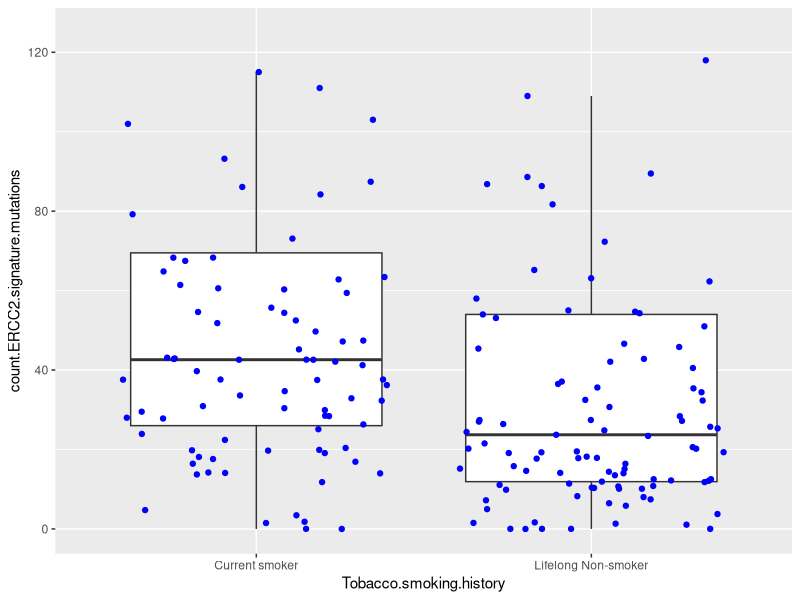
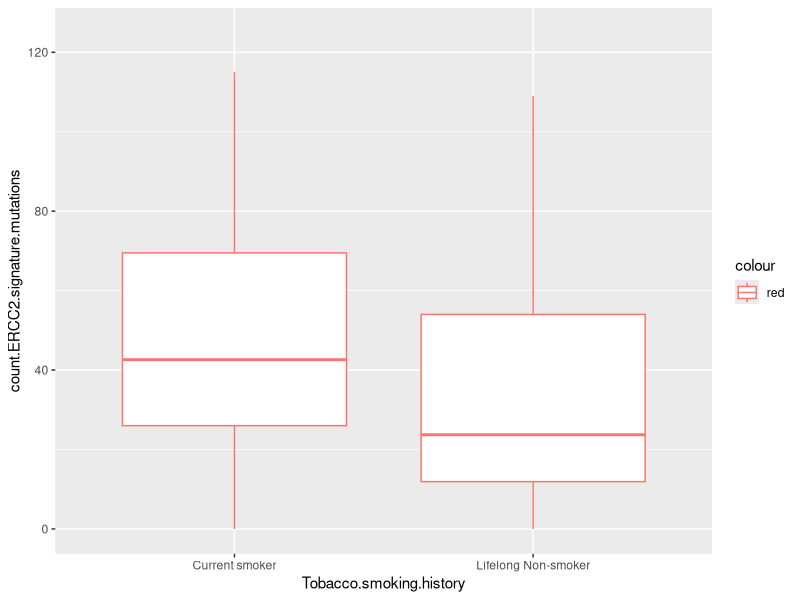
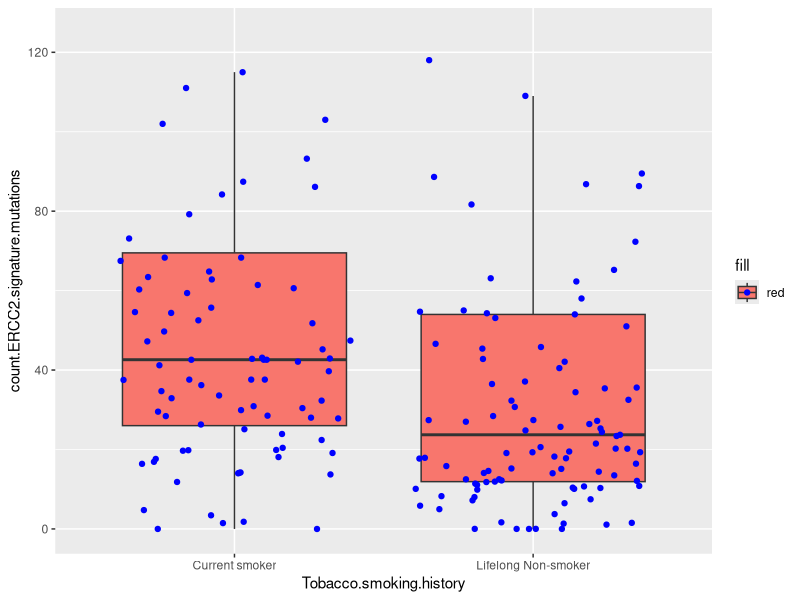
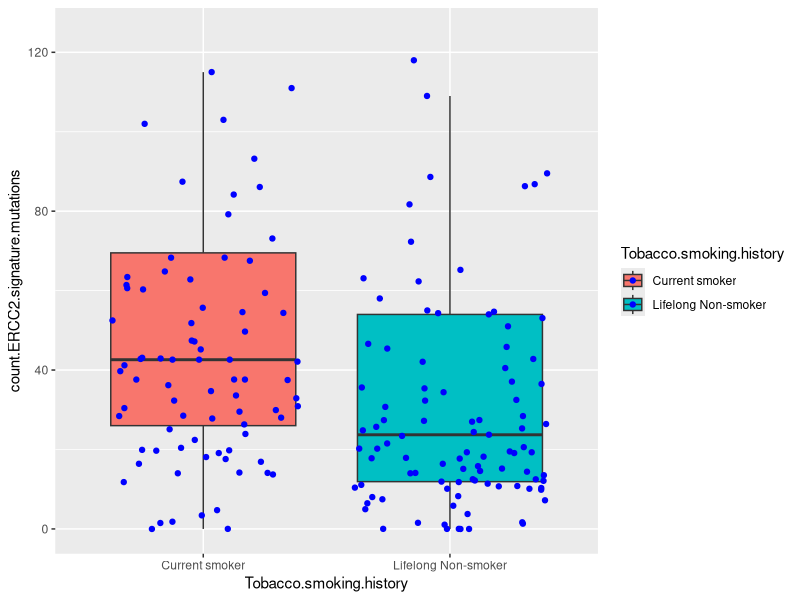
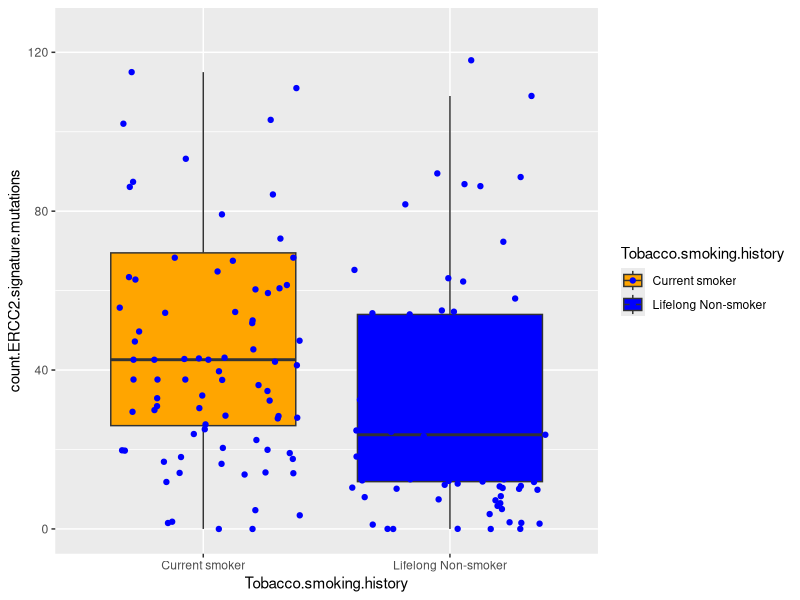
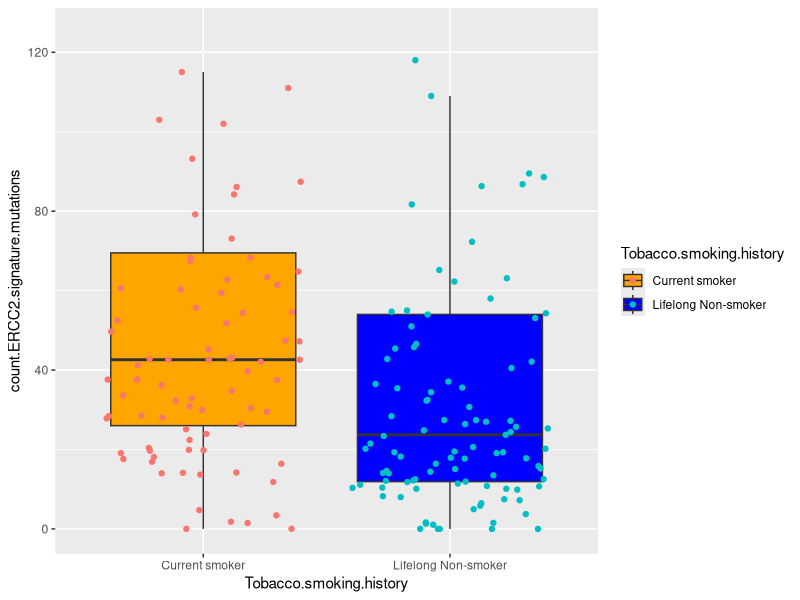
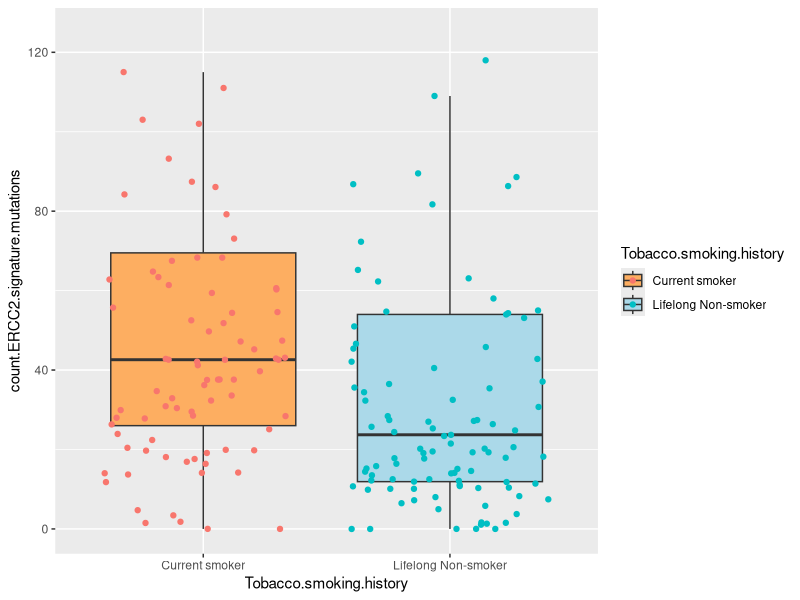
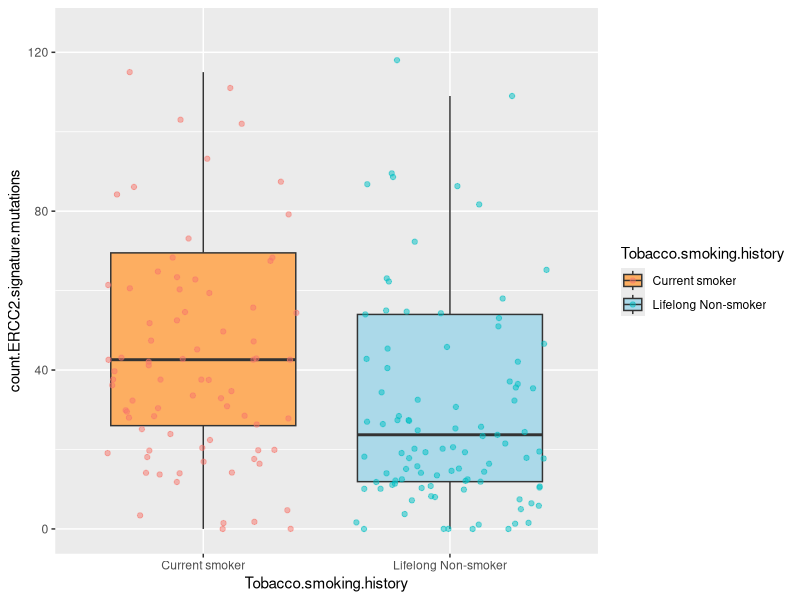

These figures' R source, in order:
## ---- chunk 1
library(tidyverse)
## ---- chunk 2
clinical <- read_csv("data/clinical.csv")
## ---- chunk 3
d_plot <- clinical %>% 
  select(barcode, Tobacco.smoking.history, count.ERCC2.signature.mutations) %>% 
  filter(!is.na(count.ERCC2.signature.mutations)) %>% 
  filter(Tobacco.smoking.history %in% c("Current smoker", "Lifelong Non-smoker"))

L7A_boxplot <- ggplot(data = d_plot,
       aes(x = Tobacco.smoking.history,
           y = count.ERCC2.signature.mutations)) + 
  geom_boxplot(outlier.shape = NA) +
  coord_cartesian(ylim = c(0, 125)) +
  geom_jitter(color = "blue")

L7A_boxplot
## ---- chunk 4
ggplot(data = d_plot,
       aes(x = Tobacco.smoking.history,
           y = count.ERCC2.signature.mutations,
           color = "red")) + 
  geom_boxplot(outlier.shape = NA) +
  coord_cartesian(ylim = c(0, 125)) 
  geom_jitter(color = "blue")
## ---- chunk 5
ggplot(data = d_plot,
       aes(x = Tobacco.smoking.history,
           y = count.ERCC2.signature.mutations,
           fill = "red")) + 
  geom_boxplot(outlier.shape = NA) +
  coord_cartesian(ylim = c(0, 125)) +
  geom_jitter(color = "blue")
## ---- chunk 6
ggplot(data = d_plot,
       aes(x = Tobacco.smoking.history,
           y = count.ERCC2.signature.mutations,
           fill = Tobacco.smoking.history)) + 
  geom_boxplot(outlier.shape = NA) +
  coord_cartesian(ylim = c(0, 125)) +
  geom_jitter(color = "blue")
## ---- chunk 7
ggplot(data = d_plot,
       aes(x = Tobacco.smoking.history,
           y = count.ERCC2.signature.mutations,
           fill = Tobacco.smoking.history)) + 
  geom_boxplot(outlier.shape = NA) +
  coord_cartesian(ylim = c(0, 125)) +
  geom_jitter(color = "blue") +
  scale_fill_manual(limits = c("Current smoker", "Lifelong Non-smoker"), # category names
                    values = c("orange", "blue")) # corresponding colors
## ---- chunk 8
ggplot(data = d_plot,
       aes(x = Tobacco.smoking.history,
           y = count.ERCC2.signature.mutations,
           fill = Tobacco.smoking.history)) + 
  geom_boxplot(outlier.shape = NA) +
  coord_cartesian(ylim = c(0, 125)) +
  geom_jitter(aes(color = Tobacco.smoking.history)) + # specify data column
  scale_fill_manual(limits = c("Current smoker", "Lifelong Non-smoker"),
                    values = c("orange", "blue"))
## ---- chunk 9
ggplot(data = d_plot,
       aes(x = Tobacco.smoking.history,
           y = count.ERCC2.signature.mutations,
           fill = Tobacco.smoking.history)) + 
  geom_boxplot(outlier.shape = NA) +
  coord_cartesian(ylim = c(0, 125)) +
  geom_jitter(aes(color = Tobacco.smoking.history)) +
  scale_fill_manual(limits = c("Current smoker", "Lifelong Non-smoker"),
                    values = c("#fdae61", "#abd9e9")) # hex color codes
## ---- chunk 10
ggplot(data = d_plot,
       aes(x = Tobacco.smoking.history,
           y = count.ERCC2.signature.mutations,
           fill = Tobacco.smoking.history)) + 
  geom_boxplot(outlier.shape = NA) +
  coord_cartesian(ylim = c(0, 125)) +
  geom_jitter(aes(color = Tobacco.smoking.history), alpha = 0.5) + # add transparency
  scale_fill_manual(limits = c("Current smoker", "Lifelong Non-smoker"),
                    values = c("#fdae61", "#abd9e9"))
## ---- chunk 11
# Alpha =0.5
p <- ggplot(data = d_plot,
            aes(x = Tobacco.smoking.history,
                y = count.ERCC2.signature.mutations,
                fill = Tobacco.smoking.history)) + 
  geom_boxplot(outlier.shape = NA) +
  coord_cartesian(ylim = c(0, 125)) +
  geom_jitter(aes(color = Tobacco.smoking.history), alpha = 0.5) +
  scale_fill_manual(limits = c("Current smoker", "Lifelong Non-smoker"),
                    values = c("#fdae61", "#abd9e9")) +
 labs(title = "Tobacco smoking history vs. Number of Signature ERCC2 Mutations",
       x = "Tobacco smoking history",
       y = "Number of ERCC2 signature mutations")

p
## ---- chunk 12
p +
  theme_bw() # using a pre-set theme
## ---- chunk 13
p +
  theme_bw() + 
  theme(axis.text.y = element_text(color = "black", size = 7),
        axis.text.x = element_text(size = 7, color = "black", angle = 45, hjust = 1),
        axis.title.y = element_text(color = "black", size = 7),
        axis.title.x = element_text(color = "black", size = 7))
## ---- chunk 14
p +
  theme_bw() + 
  theme(axis.text.y = element_text(color = "black", size = 7),
        axis.text.x = element_text(size = 7, color = "black", angle = 45, hjust = 1),
        axis.title.y = element_text(color = "black", size = 7),
        axis.title.x = element_text(color = "black", size = 7),
        legend.position = "none")
## ---- chunk 15
p +
  theme_bw() + 
  theme(axis.text.y = element_text(color = "black", size = 7),
        axis.text.x = element_text(size = 7, color = "black", angle = 45, hjust = 1),
        axis.title.y = element_text(color = "black", size = 7),
        axis.title.x = element_text(color = "black", size = 7),
        legend.position = "none") +
  labs(x = "Tobacco smoking history",
       y = "Number of ERCC2 signature mutations")
## ---- chunk 16
final_plot <- p +
  theme_bw() + 
  theme(axis.text.y = element_text(color = "black", size = 7),
        axis.text.x = element_text(size = 7, color = "black", angle = 45, hjust = 1),
        axis.title.y = element_text(color = "black", size = 7),
        axis.title.x = element_text(color = "black", size = 7),
        legend.position = "none") +
  labs(title = "Tobacco smoking history vs. Number of Signature ERCC2 Mutations",
       x = "Tobacco smoking history",
       y = "Number of ERCC2 signature mutations")

final_plot
## ---- chunk 17
dir.create("plots")
## ---- chunk 18
ggsave(filename = "plots/boxplot.pdf",
       plot = final_plot,
       width = 1.5, 
       height = 3) 
